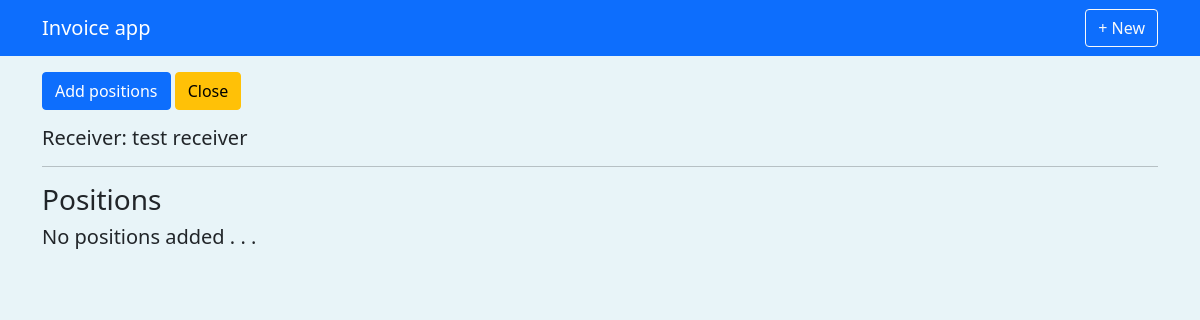
The app's page /14/ (signed in), older data.
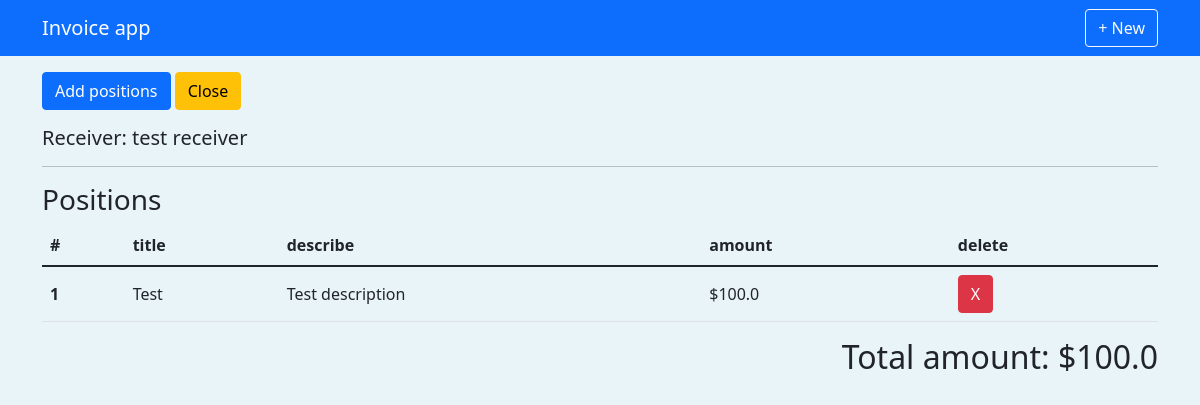
The same page, newer data.
### invoices/models.py (models this page shows, shortened)
class Invoice(models.Model):
    profile = models.ForeignKey(Profile,on_delete=models.CASCADE)
    receiver = models.ForeignKey(Receiver,on_delete=models.CASCADE)
    number = models.CharField(max_length=150)
    completion_date = models.DateField()
    issue_date = models.DateField()
    payment_date = models.DateField()
    created = models.DateTimeField(auto_now_add=True)
    closed = models.BooleanField(default=False)
    tags = models.ManyToManyField(Tag, blank=True)
    @property
    def tags(self):
        return self.tags.all()
    @property
    def positions(self):
        return self.position_set.all()
    @property
    def total_amount(self):
        total = 0
        qs = self.positions
        for pos in qs:
            total += pos.amount
        return total

### receivers/models.py (models this page shows, shortened)
class Receiver(models.Model):
    name = models.CharField(default = "",max_length=200)
    address = models.TextField()
    website = models.URLField(blank=True)
    created = models.DateTimeField(default=datetime.now)
    logo = models.ImageField(default="images/no_photo.png")

### positions/models.py (models this page shows, shortened)
class Position(models.Model):
    invoice = models.ForeignKey(Invoice,on_delete=models.CASCADE)
    title = models.CharField(max_length=200)
    description = models.TextField(blank=True, help_text='Optional info')
    amount = models.FloatField(help_text='in US $')
    created = models.DateTimeField(auto_now_add=True)

### invoices/views.py (the view, shortened to what this page needs)
# urls.py: path('<pk>/', AddPositionsFormView.as_view(),name='detail'),
class AddPositionsFormView(LoginRequiredMixin, FormView):
    form_class  = PositionForm
    template_name = "invoices/detail.html"
    def get_context_data(self, **kwargs):
        context = super().get_context_data(**kwargs)
        invoice_obj = Invoice.objects.get(pk=self.kwargs.get('pk'))
        qs = invoice_obj.positions
        context['obj'] = invoice_obj
        context['qs'] = qs
        return context

### invoices/templates/invoices/detail.html (shortened to what this page needs)
{% extends 'base.html' %}
{% load crispy_forms_tags %}
{% block content %}
<div>
  {% if not obj.closed %}
    <button type="button" class="btn btn-primary" data-bs-toggle="modal" data-bs-target="#addPositionsModal">
      Add positions
    </button>
    <button type="button" class="btn btn-warning" data-bs-toggle="modal" data-bs-target="#closeInvoiceModal">
      Close
    </button>
  {% else %}
    <a href="{% url 'invoices:pdf' obj.pk %}" class = "btn btn-danger">pdf</a>
  {% endif %}
</div>
<div class="mt-3">
    <h5>Receiver: {{obj.receiver.name}}</h5>
    <hr>
    <h3>Positions</h3>
    {% if qs %}
    <table class="table">
        <thead>
          <tr>
            <th scope="col">#</th>
            <th scope="col">title</th>
            <th scope="col">describe</th>
            <th scope="col">amount</th>
            <th scope="col">delete</th>
          </tr>
        </thead>
        <tbody>
            {% for item in qs %}
                <tr style="vertical-align:middle;">
                    <th scope="row">{{forloop.counter}}</th>
                    <td>{{item.title}}</td>
                    <td>{{item.description}}</td>
                    <td>${{item.amount}}</td>
                        <td>
                            {% if not obj.closed %}
                              <a href="{% url 'invoices:position-delete' obj.pk item.pk %}" class="btn btn-danger">X</a>
                            {% else %}
                              closed
                            {% endif %}
                        </td>
                </tr>
            {% endfor %}
        </tbody>
      </table>
      <div class="mt-2 text-end">
          <h2>Total amount: ${{obj.total_amount}}</h5>
      </div>
    {% else %}
        <h5>No positions added . . . </h5>
    {% endif %}
</div>
{% endblock content %}

Row changes from the older to the newer data that the page shows:
shown differently, row unchanged: Invoice "test receiver": total_amount (not shown) → "100.0"
added Position: title "Test", description "Test description", amount "100.0"
Text that changed along with them:
text no longer shown: "No positions added . . ."
text now shown: "# title describe amount delete Total amount: $"
